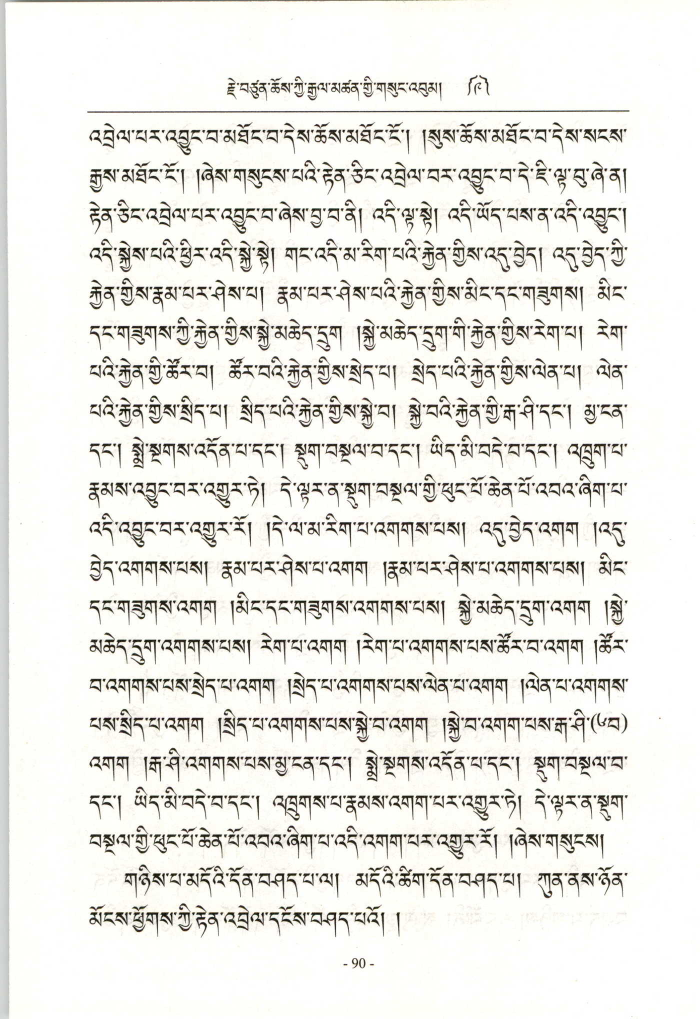
#> input picture SampleData/I2PD179920106.jpg, 1400 x 2037 px (shown at 1/2 size); its folder holds only this picture in this run
$ python -i Utils.py   (imports and definitions only)
#> lines starting #> are read from the running program, lines starting #| are printed output that depends on the picture; after the words box and inside, x2 and y2 are one past the last pixel; in counts of white or black regions, pixels touching at a corner belong together
import os
import cv2
import json
import math
import scipy
import random
import statistics
import numpy as np
from typing import Dict, List, Tuple
import numpy.typing as npt
from math import ceil
import matplotlib.pyplot as plt
from tps import ThinPlateSpline
from MonlamOCR.Data import (
    LayoutDetectionConfig,
    Line,
    BBox,
    LineData,
    OCRConfig,
    LineDetectionConfig,
)
from datetime import datetime


# [75 lines left out: functions show_image, show_overlay, get_utc_time, get_file_name, create_dir, get_random_color and 2 more, not called in this run]


def binarize(image: npt.ArrayLike, adaptive: bool = True, block_size: int = 51, c: int = 13, denoise: bool = False) -> npt.NDArray:

#> called with adaptive = True, block_size = 51, c = 13, denoise = False
    if len(image.shape) == 3:
        image = cv2.cvtColor(image, cv2.COLOR_RGB2GRAY)

    if denoise:
        image = cv2.GaussianBlur(image, (3, 3), 0)
        clahe = cv2.createCLAHE(clipLimit=0.8, tileGridSize=(10, 10))
        image = clahe.apply(image)
        image = cv2.fastNlMeansDenoising(image, None, 20, 4, 21)

    if adaptive:
        image = cv2.adaptiveThreshold(
            image,
            255,
            cv2.ADAPTIVE_THRESH_GAUSSIAN_C,
            cv2.THRESH_BINARY,
            block_size,
            c,
        )
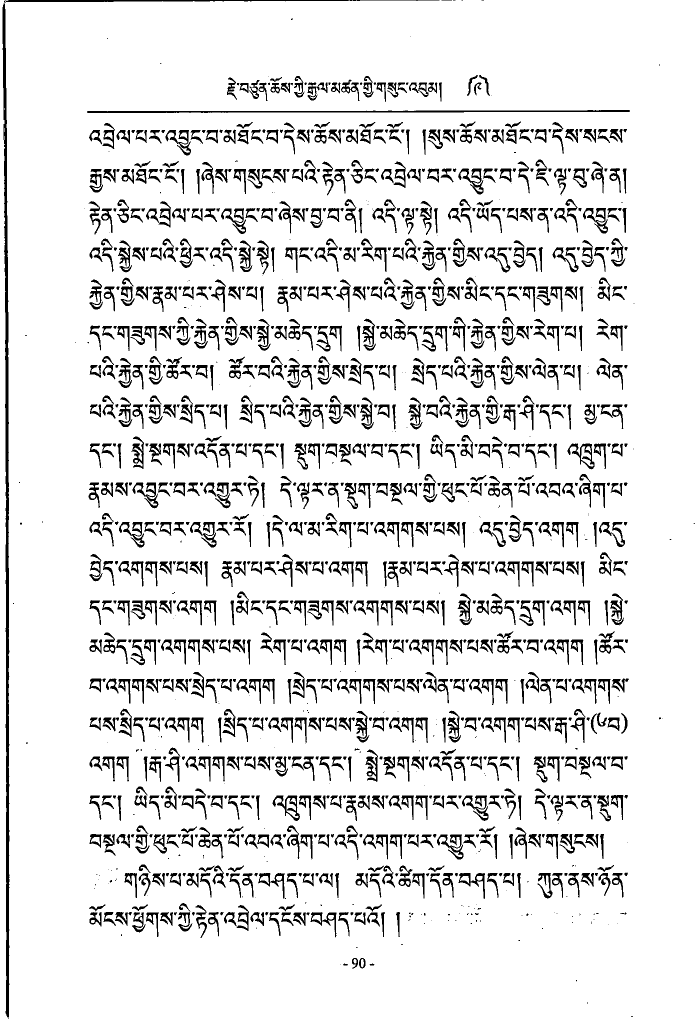
#> image: shape (2037, 1400) (shown at 1/2 size); 89.4% white; 1368 black regions (263 under 20 px), largest, box (x1, y1, x2, y2) and area: (5, 0, 879, 2037) 14253, (174, 220, 1260, 226) 3647, (380, 1044, 433, 1095) 907

    else:
        _, image = cv2.threshold(image, 120, 255, cv2.THRESH_BINARY)

    image = cv2.cvtColor(image, cv2.COLOR_GRAY2RGB)
    return image


# [78 lines left out: functions get_paddings, tile_image, stitch_predictions, pad_image, preprocess_image, normalize and 1 more, not called in this run]

def sigmoid(x) -> float:
    return 1 / (1 + np.exp(-x))


# [624 lines left out: functions get_rotation_angle_from_lines, get_rotation_angle_from_houghlines, rotate_from_angle, get_global_center, check_line_tps, run_tps and 16 more, not called in this run]


def optimize_countour(cnt, e=0.001):
    epsilon = e * cv2.arcLength(cnt, True)
    return cv2.approxPolyDP(cnt, epsilon, True)


# [64 lines left out: functions pad_to_width, pad_to_height, not called in this run]


"""
These are basically the two step inbetween the raw line prediction and the OCR pass
"""


# [132 lines left out: functions get_line_data, extract_line, get_line_image, extract_line_images, get_charset, read_ocr_model_config and 2 more, not called in this run]

>>> import cv2
>>> picture = cv2.cvtColor(cv2.imread('../SampleData/I2PD179920106.jpg'), cv2.COLOR_BGR2RGB)
>>> result = binarize(picture)

$ run again, on SampleData/I2PD179920118.jpg
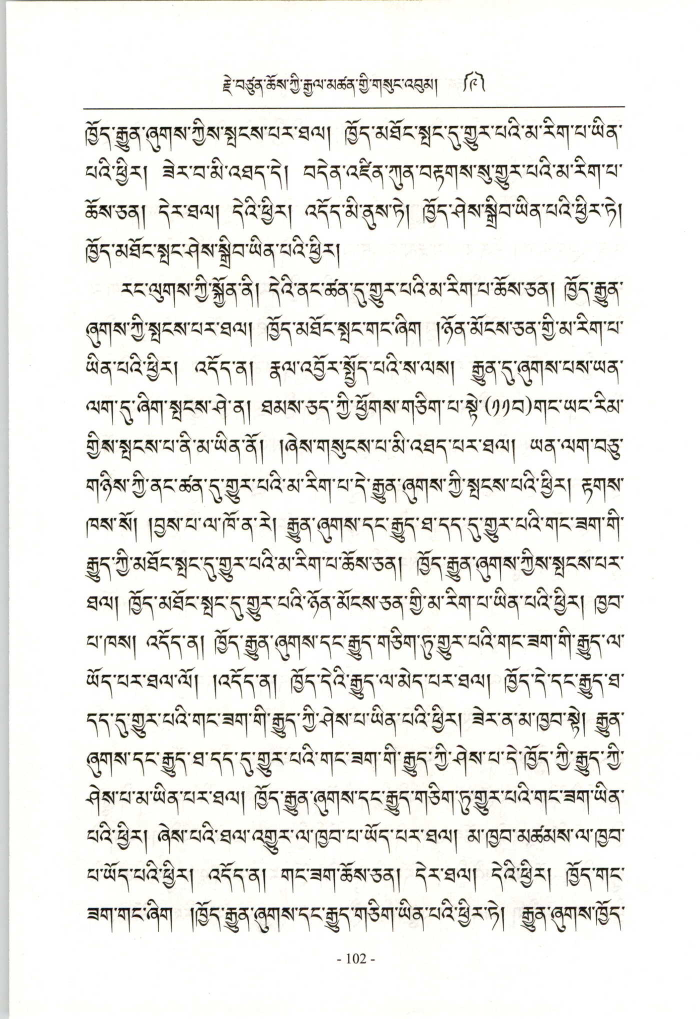
#> input picture SampleData/I2PD179920118.jpg, 1400 x 2037 px (shown at 1/2 size)
#> in binarize, `image = cv2.adaptiveThreshold( image, 255, cv2.ADAPTIVE_THRESH_GAUSSIA..`:
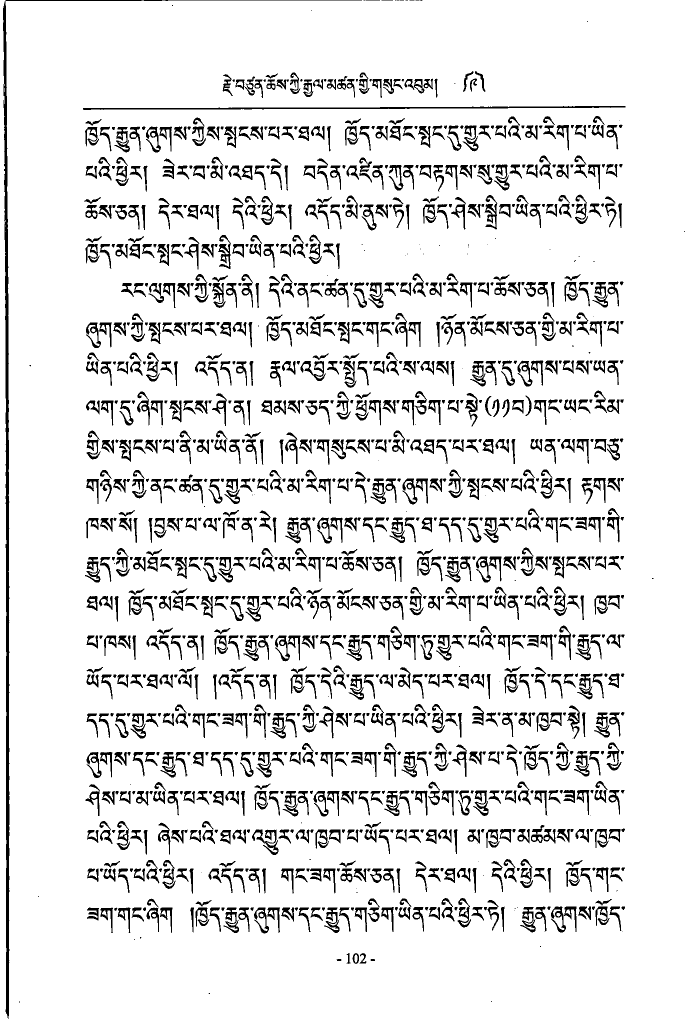
#> image: shape (2037, 1400) (shown at 1/2 size); 89.3% white; 1253 black regions (99 under 20 px), largest, box (x1, y1, x2, y2) and area: (6, 0, 724, 2037) 13167, (166, 212, 1251, 220) 3470, (504, 1659, 557, 1710) 901
